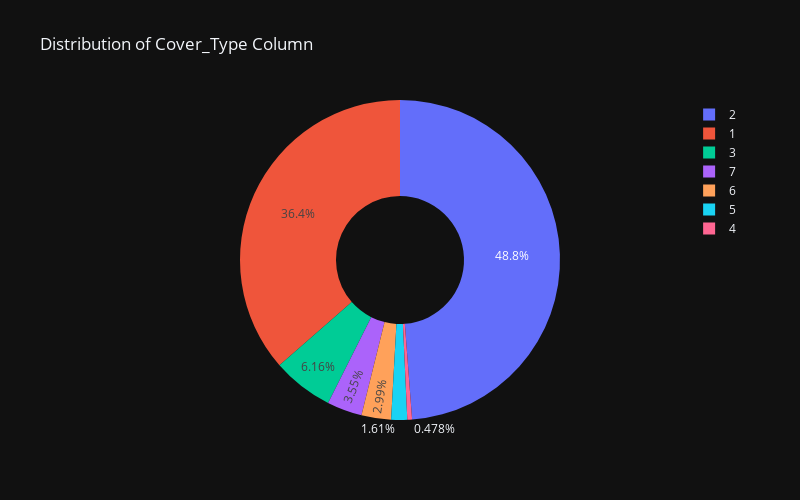

Source (notebook cell):
### Code cell
import plotly.express as px
# class distribution of target variable
target = y_train.value_counts()
target_df = pd.DataFrame(target).reset_index()
target_df.columns = ['Cover_Type', 'Count']


fig = px.pie(data_frame=target_df, values='Count', names='Cover_Type', 
             hole=0.4,
             width=800, height=500, 
             template='plotly_dark', 
             title='Distribution of Cover_Type Column')
fig.show()

### Figure 1 — Plotly figure (JSON) as saved in the notebook; plotly's stock layout.template omitted (floating-point values rounded to 4 significant figures)
{"data": [{"domain": {"x": [0, 1], "y": [0, 1]}, "hole": 0.4, "hovertemplate": "Cover_Type=%{label}<br>Count=%{value}<extra></extra>", "labels": [2, 1, 3, 7, 6, 5, 4], "legendgroup": "", "name": "", "showlegend": true, "type": "pie", "values": [226801, 169283, 28633, 16495, 13878, 7498, 2221]}], "layout": {"height": 500, "legend": {"tracegroupgap": 0}, "title": {"text": "Distribution of Cover_Type Column"}, "width": 800}}
